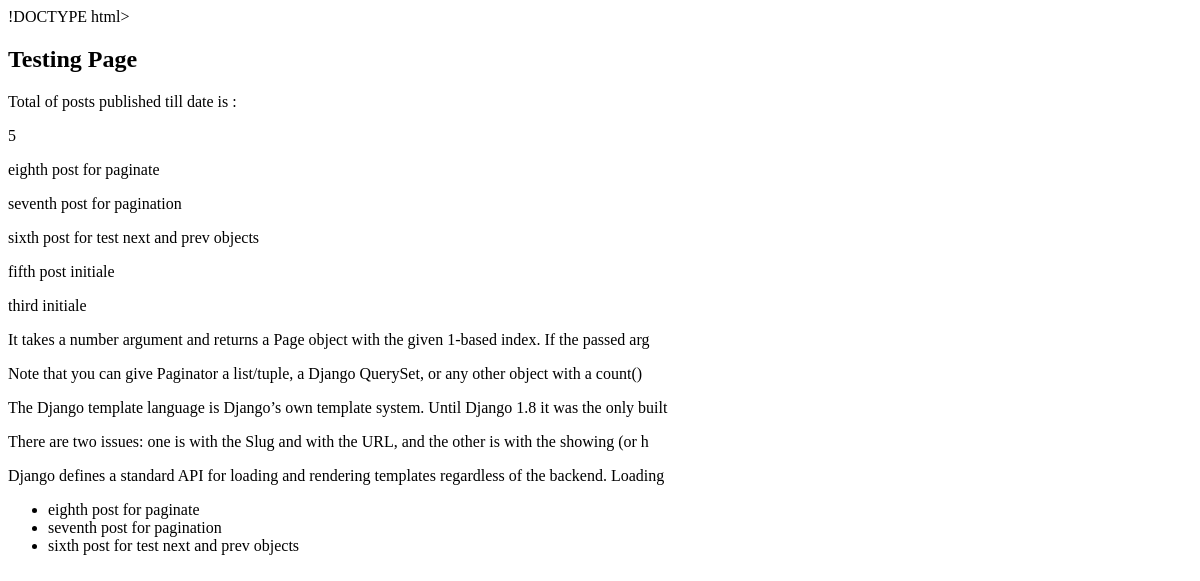
The page /blog_app/test on the database as committed earlier.
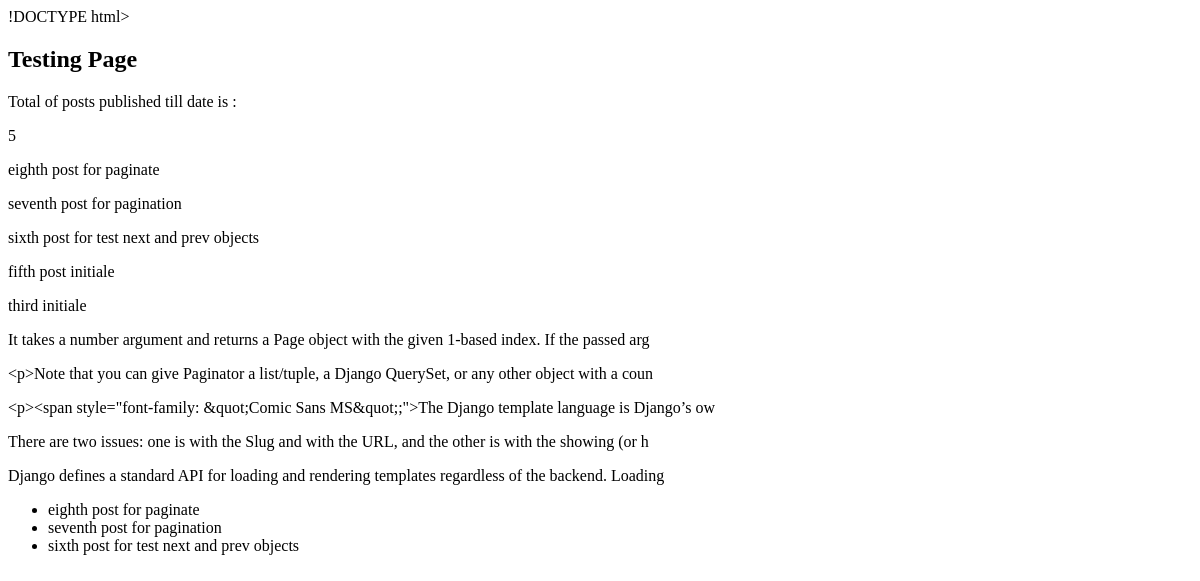
The same page on the database as committed later.
### blog_app/models.py (models this page shows, shortened)
class Post(models.Model):
    image = models.ImageField(upload_to='app_image/', default='default.png')
    author = models.ForeignKey(User, on_delete=models.SET_NULL, null=True)
    title = models.CharField(max_length=100)
    content = models.TextField()
    tags = TaggableManager()
    counted_views = models.PositiveIntegerField(default=0)
    status = models.BooleanField(default=False)
    published_date = models.DateTimeField(null=True)
    created_date = models.DateTimeField(auto_now_add=True)
    updated_date = models.DateTimeField(auto_now=True)
    category_list = models.ManyToManyField(Category)
    class Meta:
        ordering = ['-created_date']
        verbose_name = 'پست'
        verbose_name_plural = 'پست ها'
    def __str__(self):
        return self.title

### blog_app/views.py (the view)
# urls.py: path('test', test_view)
def test_view(request):
    return render(request, 'blog_items/simple_tag_test.html')

### blog_app/templatetags/blog_tags.py (called while the page is built)
@register.simple_tag()
def cal_post():
    posts = Post.objects.filter(status=1).count()
    return posts

@register.simple_tag(name='posts')
def show_post():
    posts_obj = Post.objects.filter(status=1)
    return posts_obj

@register.filter
def snippet(value, count):
    return value[:count]

@register.inclusion_tag('popular-post-view.html')
def show_latest_posts():
    post_obj = Post.objects.filter(status=1).order_by('-published_date')[:3]
    return {'post_obj': post_obj}

### templates/blog_items/simple_tag_test.html (shortened to what this page needs)
{% load blog_tags %}
<html lang="en">
<head>
</head>
<body>
        <h2>Testing Page</h2>
        <p>Total of posts published till date is :{% cal_post as tp %}</p>
         <p>{{tp}}</p>
            {% posts as postschema %}
            {% for item in postschema %}
                 <p>{{item}}</p>
            {% endfor %}
            {% for item in postschema %}
                 <p>{{item.content|snippet:100}}</p>
            {% endfor %}
            {% show_latest_posts %}
</body>
</html>

### templates/popular-post-view.html (shortened to what this page needs)
<!DOCTYPE html>
<html lang="en">
<head>
</head>
<body>
        <ul>
            {% for item in post_obj %}
            <li>{{item.title}}</li>
            {% endfor %}
        </ul>
</body>
</html>

Rows that differ between the two databases and show on the page:
changed Post "seventh post for pagination": content|snippet "Note that you can give Paginator a list/tuple, a Django QuerySet, or any other object with a count()" → "<p>Note that you can give Paginator a list/tuple, a Django QuerySet, or any other object with a coun"
changed Post "sixth post for test next and prev objects": content|snippet "The Django template language is Django’s own template system. Until Django 1.8 it was the only built" → "<p><span style=\"font-family: &quot;Comic Sans MS&quot;;\">The Django template language is Django’s ow"
